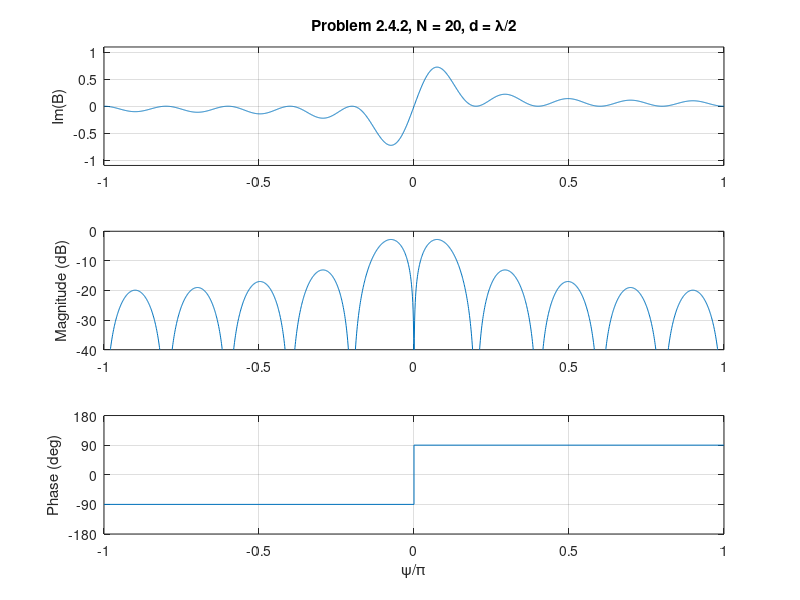

Write the MATLAB code that produced this figure.
%%%%%%%%%%%%%%%%%%%%%%%%%%%%%%%%
% Problem 2.4.2
% Xin Zhang
% Last updated 1/8/99
%%%%%%%%%%%%%%%%%%%%%%%%%%%%%%%%

clear all;
close all;

N = 20;
M = (N-1)/2;
n = (-M:M).';
psi = pi*(-1:0.001:1);
vv = exp(j*n*psi);

w = 1/N*[-1*ones(N/2,1); ones(N/2,1)];
B = w'*vv;

subplot(3,1,1)
plot(psi/pi, imag(B))
axis([-1 1 -1.1 1.1])
grid on
ylabel('Im(B)')
title(['Problem 2.4.2, N = ' int2str(N) ', d = \lambda/2'])

subplot(3,1,2)
plot(psi/pi, 10*log10(abs(B).^2))
axis([-1 1 -40 0])
grid on
ylabel('Magnitude (dB)')

subplot(3,1,3)
plot([-1 0 0 1],[-90 -90 90 90])
axis([-1 1 -180 180])
set(gca,'YTick',[-180 -90 0 90 180])
grid on
ylabel('Phase (deg)')
xlabel('\psi/\pi')

